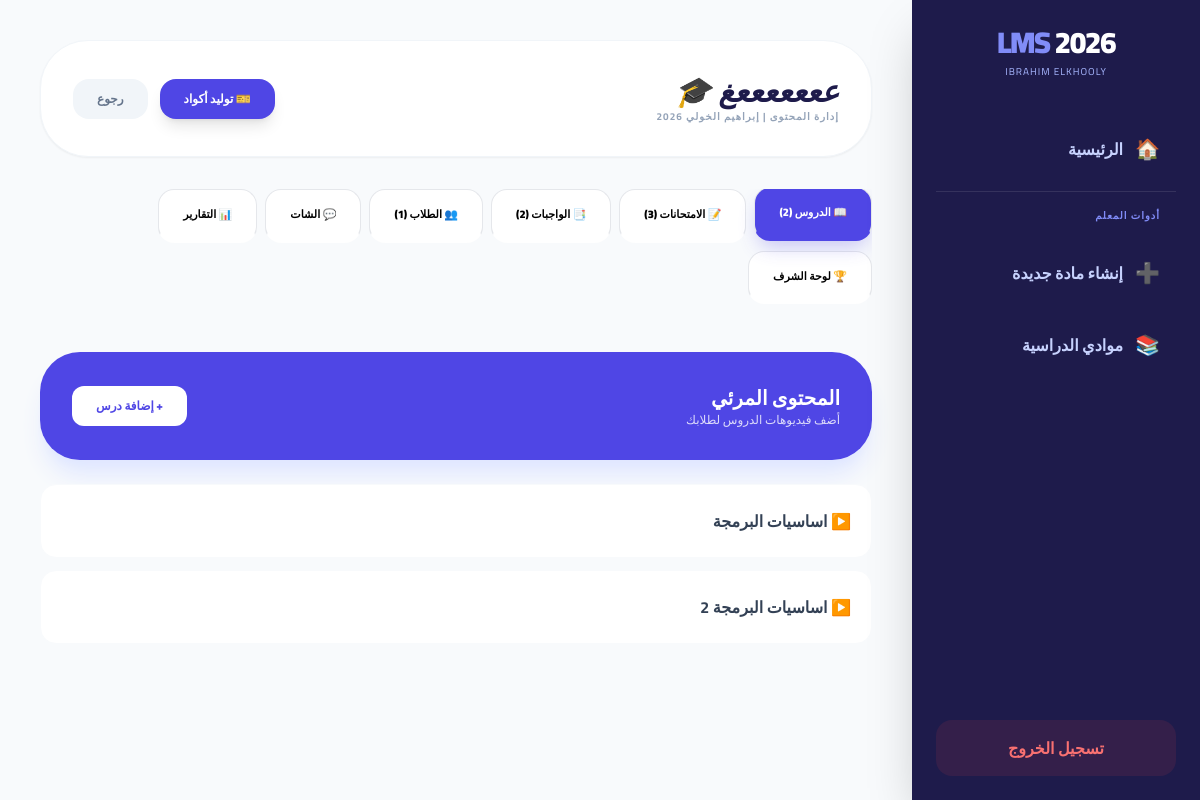
Page /dashboard/manage_content.php?id=4 (signed in) on the committed database.
### tables this page shows
CREATE TABLE `courses` (
  `id` int(11) NOT NULL,
  `course_name` varchar(150) NOT NULL,
  `course_code` varchar(20) NOT NULL,
  `teacher_id` int(11) DEFAULT NULL,
  `created_at` timestamp NOT NULL DEFAULT current_timestamp()
);

CREATE TABLE `lessons` (
  `id` int(11) NOT NULL,
  `course_id` int(11) DEFAULT NULL,
  `lesson_title` varchar(255) NOT NULL,
  `video_url` text DEFAULT NULL,
  `pdf_file` varchar(255) DEFAULT NULL,
  `created_at` timestamp NOT NULL DEFAULT current_timestamp()
);

### dashboard/manage_content.php (the view, shortened to what this page needs)
<?php
require_once '../config/db.php';
$course_id = $_GET['id'] ?? null;
$stmt_stats = $pdo->prepare("
    SELECT
        c.course_name,
        (SELECT COUNT(*) FROM lessons WHERE course_id = ?) as total_lessons,
        (SELECT COUNT(*) FROM exams WHERE course_id = ?) as total_exams,
        (SELECT COUNT(*) FROM assignments WHERE course_id = ?) as total_assignments,
        (SELECT COUNT(*) FROM enrollments WHERE course_id = ?) as total_students,
        (SELECT COUNT(*) FROM course_tokens WHERE course_id = ? AND is_used = 0) as free_tokens
    FROM courses c WHERE c.id = ?
");
$stmt_stats->execute([$course_id, $course_id, $course_id, $course_id, $course_id, $course_id]);
$data = $stmt_stats->fetch();
include '../includes/header.php';
?>
<main class="lg:mr-72 p-6 md:p-10 min-h-screen">
    <header class="bg-white p-8 rounded-[3rem] shadow-sm border border-slate-100 mb-8 mt-16 lg:mt-0">
        <div class="flex flex-col md:flex-row justify-between items-center gap-4">
            <div>
                <h2 class="text-3xl font-black text-indigo-950 italic"><?= htmlspecialchars($data['course_name']) ?> 🎓</h2>
                <p class="text-slate-400 font-bold text-[10px] uppercase tracking-widest">إدارة المحتوى | إبراهيم الخولي 2026</p>
            </div>
            <div class="flex gap-3">
                <a href="generate_tokens.php?id=<?= $course_id ?>" class="bg-indigo-600 text-white px-6 py-3 rounded-2xl font-black text-xs shadow-lg hover:bg-indigo-700 transition-all">🎫 توليد أكواد</a>
                <a href="courses.php" class="bg-slate-100 text-slate-500 px-6 py-3 rounded-2xl font-black text-xs hover:bg-slate-200">رجوع</a>
            </div>
        </div>
    </header>
    <nav class="flex flex-wrap gap-2 mb-8 overflow-x-auto pb-4 no-scrollbar">
        <button onclick="openTab(event, 'lessons')" class="tab-btn active px-6 py-4 rounded-2xl font-black text-[11px] bg-white border">📖 الدروس (<?= $data['total_lessons'] ?>)</button>
        <button onclick="openTab(event, 'exams')" class="tab-btn px-6 py-4 rounded-2xl font-black text-[11px] bg-white border">📝 الامتحانات (<?= $data['total_exams'] ?>)</button>
        <button onclick="openTab(event, 'assignments')" class="tab-btn px-6 py-4 rounded-2xl font-black text-[11px] bg-white border">📑 الواجبات (<?= $data['total_assignments'] ?>)</button>
        <button onclick="openTab(event, 'students')" class="tab-btn px-6 py-4 rounded-2xl font-black text-[11px] bg-white border">👥 الطلاب (<?= $data['total_students'] ?>)</button>
        <button onclick="openTab(event, 'chat')" class="tab-btn px-6 py-4 rounded-2xl font-black text-[11px] bg-white border">💬 الشات</button>
        <button onclick="openTab(event, 'reports')" class="tab-btn px-6 py-4 rounded-2xl font-black text-[11px] bg-white border">📊 التقارير</button>
        <button onclick="openTab(event, 'leaderboard')" class="tab-btn px-6 py-4 rounded-2xl font-black text-[11px] bg-white border">🏆 لوحة الشرف</button>
    </nav>
    <div id="lessons" class="tab-content active">
        <div class="bg-indigo-600 p-8 rounded-[2.5rem] mb-6 flex justify-between items-center text-white shadow-xl shadow-indigo-100">
            <div><h3 class="font-black text-xl">المحتوى المرئي</h3><p class="text-xs opacity-80">أضف فيديوهات الدروس لطلابك</p></div>
            <a href="add_lesson.php?course_id=<?= $course_id ?>" class="bg-white text-indigo-600 px-6 py-3 rounded-xl font-black text-xs hover:scale-105 transition-all">+ إضافة درس</a>
        </div>
        <div class="space-y-3">
            <?php
            $lessons = $pdo->prepare("SELECT * FROM lessons WHERE course_id = ?");
            $lessons->execute([$course_id]);
            while($l = $lessons->fetch()): ?>
                <div class="bg-white p-5 rounded-2xl border border-slate-50 flex justify-between items-center group hover:border-indigo-500 transition-all">
                    <span class="font-bold text-slate-700">▶️ <?= htmlspecialchars($l['lesson_title']) ?></span>
                </div>
            <?php endwhile; ?>
        </div>
    </div>
</main>

### includes/header.php (style rules this page uses)
body { font-family: 'Cairo', sans-serif; background-color: #f8fafc; }

### dashboard/manage_content.php (style rules this page uses)
.tab-btn { transition: all 0.3s ease; border-bottom: 4px solid transparent; }
.tab-btn.active { background: #4f46e5 !important; color: white !important; box-shadow: 0 10px 20px -5px rgba(79, 70, 229, 0.3); transform: translateY(-2px); }
.tab-content { display: none; }
.tab-content.active { display: block; animation: fadeIn 0.4s ease-out; }

### rows in the picture
courses: course_name "عععععععغ"
lessons: lesson_title "اساسيات البرمجة"
lessons: lesson_title "اساسيات البرمجة 2"

### other values in the picture
$data['total_lessons'] "2"
$data['total_exams'] "3"
$data['total_assignments'] "2"
$data['total_students'] "1"
